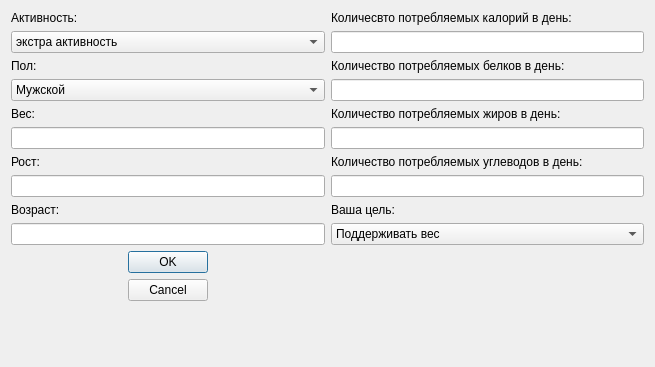
<?xml version="1.0" encoding="UTF-8"?>
<ui version="4.0">
 <class>Dialog</class>
 <widget class="QDialog" name="Dialog">
  <property name="geometry">
   <rect>
    <x>0</x>
    <y>0</y>
    <width>655</width>
    <height>367</height>
   </rect>
  </property>
  <property name="maximumSize">
   <size>
    <width>16777215</width>
    <height>400</height>
   </size>
  </property>
  <property name="windowTitle">
   <string>Введите ваши данные</string>
  </property>
  <layout class="QHBoxLayout" name="horizontalLayout_3">
   <item>
    <layout class="QHBoxLayout" name="horizontalLayout_2">
     <item>
      <layout class="QVBoxLayout" name="verticalLayout_2">
       <item>
        <widget class="QLabel" name="label">
         <property name="text">
          <string>Активность:</string>
         </property>
        </widget>
       </item>
       <item>
        <widget class="QComboBox" name="combobox_activity">
         <property name="styleSheet">
          <string notr="true"/>
         </property>
         <item>
          <property name="text">
           <string>экстра активность</string>
          </property>
         </item>
         <item>
          <property name="text">
           <string>Высокая активность</string>
          </property>
         </item>
         <item>
          <property name="text">
           <string>умеренная активность</string>
          </property>
         </item>
         <item>
          <property name="text">
           <string>минимальная активность</string>
          </property>
         </item>
        </widget>
       </item>
       <item>
        <widget class="QLabel" name="label_2">
         <property name="text">
          <string>Пол:</string>
         </property>
        </widget>
       </item>
       <item>
        <widget class="QComboBox" name="combobox_gender">
         <property name="styleSheet">
          <string notr="true"/>
         </property>
         <item>
          <property name="text">
           <string>Мужской</string>
          </property>
         </item>
         <item>
          <property name="text">
           <string>Женский</string>
          </property>
         </item>
        </widget>
       </item>
       <item>
        <widget class="QLabel" name="label_3">
         <property name="text">
          <string>Вес:</string>
         </property>
        </widget>
       </item>
       <item>
        <widget class="QLineEdit" name="weight_data">
         <property name="styleSheet">
          <string notr="true"/>
         </property>
        </widget>
       </item>
       <item>
        <widget class="QLabel" name="label_4">
         <property name="text">
          <string>Рост:</string>
         </property>
        </widget>
       </item>
       <item>
        <widget class="QLineEdit" name="height_data">
         <property name="styleSheet">
          <string notr="true"/>
         </property>
        </widget>
       </item>
       <item>
        <widget class="QLabel" name="label_6">
         <property name="text">
          <string>Возраст:</string>
         </property>
        </widget>
       </item>
       <item>
        <widget class="QLineEdit" name="age_data">
         <property name="styleSheet">
          <string notr="true"/>
         </property>
        </widget>
       </item>
       <item>
        <layout class="QHBoxLayout" name="horizontalLayout">
         <item>
          <widget class="QDialogButtonBox" name="dialogButtonBox">
           <property name="orientation">
            <enum>Qt::Vertical</enum>
           </property>
           <property name="standardButtons">
            <set>QDialogButtonBox::Cancel|QDialogButtonBox::Ok</set>
           </property>
          </widget>
         </item>
        </layout>
       </item>
      </layout>
     </item>
     <item>
      <layout class="QVBoxLayout" name="verticalLayout">
       <item>
        <widget class="QLabel" name="label_5">
         <property name="text">
          <string>Количесвто потребляемых калорий в день:</string>
         </property>
        </widget>
       </item>
       <item>
        <widget class="QLineEdit" name="cal_data"/>
       </item>
       <item>
        <widget class="QLabel" name="label_8">
         <property name="text">
          <string>Количество потребляемых белков в день:</string>
         </property>
        </widget>
       </item>
       <item>
        <widget class="QLineEdit" name="protein_data"/>
       </item>
       <item>
        <widget class="QLabel" name="label_7">
         <property name="text">
          <string>Количество потребляемых жиров в день:</string>
         </property>
        </widget>
       </item>
       <item>
        <widget class="QLineEdit" name="fats_data"/>
       </item>
       <item>
        <widget class="QLabel" name="label_9">
         <property name="text">
          <string>Количество потребляемых углеводов в день:</string>
         </property>
        </widget>
       </item>
       <item>
        <widget class="QLineEdit" name="carb_data"/>
       </item>
       <item>
        <widget class="QLabel" name="label_10">
         <property name="text">
          <string>Ваша цель:</string>
         </property>
        </widget>
       </item>
       <item>
        <widget class="QComboBox" name="combobox_goal">
         <item>
          <property name="text">
           <string>Поддерживать вес</string>
          </property>
         </item>
         <item>
          <property name="text">
           <string>Сбросить вес</string>
          </property>
         </item>
        </widget>
       </item>
       <item>
        <spacer name="verticalSpacer">
         <property name="orientation">
          <enum>Qt::Vertical</enum>
         </property>
         <property name="sizeHint" stdset="0">
          <size>
           <width>20</width>
           <height>40</height>
          </size>
         </property>
        </spacer>
       </item>
      </layout>
     </item>
    </layout>
   </item>
  </layout>
 </widget>
 <resources/>
 <connections>
  <connection>
   <sender>dialogButtonBox</sender>
   <signal>rejected()</signal>
   <receiver>Dialog</receiver>
   <slot>reject()</slot>
   <hints>
    <hint type="sourcelabel">
     <x>316</x>
     <y>260</y>
    </hint>
    <hint type="destinationlabel">
     <x>286</x>
     <y>274</y>
    </hint>
   </hints>
  </connection>
  <connection>
   <sender>dialogButtonBox</sender>
   <signal>accepted()</signal>
   <receiver>Dialog</receiver>
   <slot>accept()</slot>
   <hints>
    <hint type="sourcelabel">
     <x>248</x>
     <y>254</y>
    </hint>
    <hint type="destinationlabel">
     <x>157</x>
     <y>274</y>
    </hint>
   </hints>
  </connection>
 </connections>
</ui>
